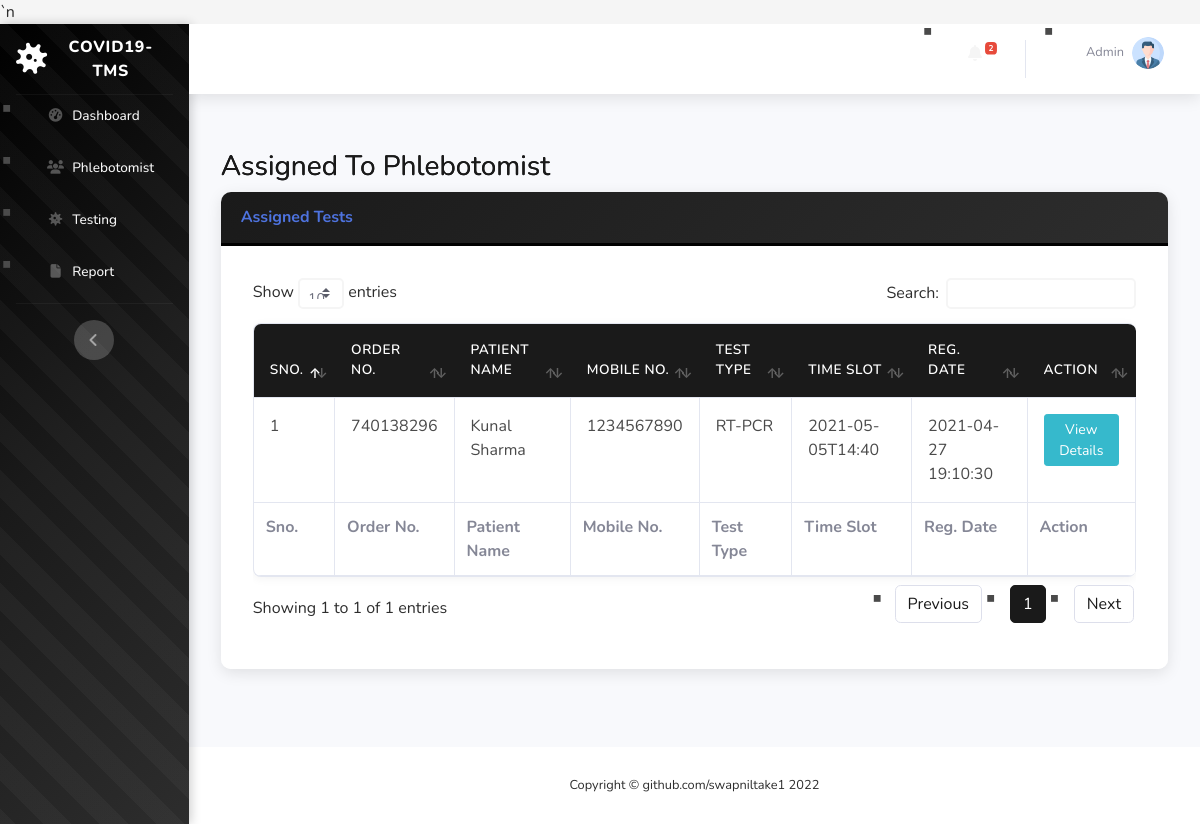
Page /covid-tms/assigned-test.php (signed in) on the committed database.
### tables this page shows
CREATE TABLE `tbltestrecord` (
  `id` int(11) NOT NULL,
  `OrderNumber` bigint(14) DEFAULT NULL,
  `PatientMobileNumber` bigint(14) DEFAULT NULL,
  `TestType` varchar(100) DEFAULT NULL,
  `TestTimeSlot` varchar(120) DEFAULT NULL,
  `ReportStatus` varchar(100) DEFAULT NULL,
  `FinalReport` varchar(150) DEFAULT NULL,
  `ReportUploadTime` varchar(200) DEFAULT NULL,
  `RegistrationDate` timestamp NULL DEFAULT current_timestamp(),
  `AssignedtoEmpId` varchar(150) DEFAULT NULL,
  `AssigntoName` varchar(180) DEFAULT NULL,
  `AssignedTime` varchar(100) DEFAULT NULL
);

CREATE TABLE `tblpatients` (
  `id` int(11) NOT NULL,
  `FullName` varchar(120) DEFAULT NULL,
  `MobileNumber` bigint(12) DEFAULT NULL,
  `DateOfBirth` date DEFAULT NULL,
  `GovtIssuedId` varchar(150) DEFAULT NULL,
  `GovtIssuedIdNo` varchar(150) DEFAULT NULL,
  `FullAddress` varchar(255) DEFAULT NULL,
  `State` varchar(200) DEFAULT NULL,
  `RegistrationDate` timestamp NOT NULL DEFAULT current_timestamp()
);

### covid-tms/assigned-test.php (the view, shortened to what this page needs)
<?php session_start();
include_once('includes/config.php');
if (strlen($_SESSION['aid']==0)) {
  header('location:logout.php');
  } else{
?>
<!DOCTYPE html>
<html lang="en">
<head>
    <link href="vendor/fontawesome-free/css/all.min.css" rel="stylesheet" type="text/css">
    <link href="css/sb-admin-2.min.css" rel="stylesheet">`n    <link href="css/custom-theme.css" rel="stylesheet">
    <link href="vendor/datatables/dataTables.bootstrap4.min.css" rel="stylesheet">
</head>
<body id="page-top">
    <div id="wrapper">
  <?php include_once('includes/sidebar.php');?>
        <div id="content-wrapper" class="d-flex flex-column">
            <div id="content">
<?php include_once('includes/topbar.php');?>
                <div class="container-fluid">
                    <h1 class="h3 mb-2 text-gray-800">Assigned To Phlebotomist</h1>
                    <div class="card shadow mb-4">
                        <div class="card-header py-3">
                            <h6 class="m-0 font-weight-bold text-primary">Assigned Tests</h6>
                        </div>
                        <div class="card-body">
                            <div class="table-responsive">
                                <form name="assignto" method="post">
                    <table class="table table-bordered" id="dataTable" width="100%" cellspacing="0">
                                    <thead>
                                        <tr>
                                            <th>Sno.</th>
                                            <th>Order No.</th>
                                            <th>Patient Name</th>
                                            <th>Mobile No.</th>
                                            <th>Test Type</th>
                                            <th>Time Slot</th>
                                            <th>Reg. Date</th>
                                            <th>Action</th>
                                        </tr>
                                    </thead>
                                      <tfoot>
                                            <tr>
                                            <th>Sno.</th>
                                            <th>Order No.</th>
                                            <th>Patient Name</th>
                                            <th>Mobile No.</th>
                                            <th>Test Type</th>
                                            <th>Time Slot</th>
                                            <th>Reg. Date</th>
                                            <th>Action</th>
                                        </tr>
                                    </tfoot>
                                    <tbody>
<?php $query=mysqli_query($con,"select tbltestrecord.OrderNumber,tblpatients.FullName,tblpatients.MobileNumber,tbltestrecord.TestType,tbltestrecord.TestTimeSlot,tbltestrecord.RegistrationDate,tbltestrecord.id as testid from tbltestrecord
join tblpatients on tblpatients.MobileNumber=tbltestrecord.PatientMobileNumber
where ReportStatus='Assigned'
    ");
$cnt=1;
while($row=mysqli_fetch_array($query)){
?>
                                        <tr>
                                            <td><?php echo $cnt;?></td>
                                            <td><?php echo $row['OrderNumber'];?></td>
                                            <td><?php echo $row['FullName'];?></td>
                                            <td><?php echo $row['MobileNumber'];?></td>
                                            <td><?php echo $row['TestType'];?></td>
                                            <td><?php echo $row['TestTimeSlot'];?></td>
                                             <td><?php echo $row['RegistrationDate'];?></td>
                                            <td>
                                <a href="test-details.php?tid=<?php echo $row['testid'];?>&&oid=<?php echo $row['OrderNumber'];?>" class="btn btn-info btn-sm">View Details</a>
                            </td>
                                        </tr>
<?php $cnt++;} ?>
                                    </tbody>
                                </table>
                                     </form>
                            </div>
                        </div>
                    </div>
                </div>
            </div>
    <?php include_once('includes/footer.php');?>
        </div>
    </div>
</body>
</html>
<?php } ?>

### covid-tms/includes/topbar.php (shortened to what this page needs)
      <nav class="navbar navbar-expand navbar-light bg-white topbar mb-4 static-top shadow">
            <?php if($_SESSION['aid']):?>
                    <ul class="navbar-nav ml-auto">
<?php $query=mysqli_query($con,"select * from tbltestrecord where ReportStatus is null");
$count=mysqli_num_rows($query);
?>
                        <li class="nav-item dropdown no-arrow mx-1">
                            <a class="nav-link dropdown-toggle" href="#" id="alertsDropdown" role="button"
                                data-toggle="dropdown" aria-haspopup="true" aria-expanded="false">
                                <i class="fas fa-bell fa-fw"></i>
                                <span class="badge badge-danger badge-counter"><?php echo $count;?></span>
                            </a>
                        </li>
                        <li class="nav-item dropdown no-arrow">
                            <a class="nav-link dropdown-toggle" href="#" id="userDropdown" role="button"
                                data-toggle="dropdown" aria-haspopup="true" aria-expanded="false">
                <?php
$adid=$_SESSION['aid'];
$ret1=mysqli_query($con,"select AdminName from tbladmin where ID='$adid'");
while($row1=mysqli_fetch_array($ret1)){
?>
                                <span class="mr-2 d-none d-lg-inline text-gray-600 small"><?php  echo $row1['AdminName'];?></span>
                           <?php } ?>
                                <img class="img-profile rounded-circle"
                                    src="img/profile.png">
                            </a>
                        </li>
                    </ul>
                <?php endif;?>
                </nav>

### covid-tms/css/custom-theme.css (style rules this page uses)
:root { --primary-black: #000000; --dark-gray: #1a1a1a; --medium-gray: #2d2d2d; --light-gray: #4a4a4a; --extra-light-gray: #6a6a6a; --off-white: #f5f5f5; --pure-white: #ffffff; --accent-gray: #808080; }
body { background-color: var(--off-white); color: var(--medium-gray); font-family: 'Nunito', -apple-system, BlinkMacSystemFont, 'Segoe UI', Roboto, sans-serif; }
.navbar-nav .nav-link { color: var(--off-white) !important; font-weight: 500; padding: 0.5rem 1rem !important; margin: 0 0.25rem; border-radius: 5px; transition: all 0.3s ease; }
.card { border: none; border-radius: 10px; box-shadow: 0 5px 20px rgba(0, 0, 0, 0.1); transition: all 0.3s ease; overflow: hidden; }
.card-header { background: linear-gradient(135deg, var(--dark-gray), var(--medium-gray)) !important; color: var(--pure-white) !important; font-weight: 600; padding: 1.25rem; border-bottom: 3px solid var(--primary-black); }
.card-body { background-color: var(--pure-white); padding: 2rem; }
.table { background-color: var(--pure-white); border-radius: 8px; overflow: hidden; box-shadow: 0 2px 10px rgba(0, 0, 0, 0.05); }
.table thead th { background-color: var(--dark-gray) !important; color: var(--pure-white) !important; border: none; font-weight: 600; text-transform: uppercase; font-size: 0.85rem; letter-spacing: 0.5px; padding: 1rem; }
.table tbody tr { border-bottom: 1px solid rgba(0, 0, 0, 0.05); transition: all 0.2s ease; }
.table tbody td { padding: 1rem; color: var(--light-gray); }
ul li { margin-bottom: 0.75rem; padding-left: 1.5rem; position: relative; }
ul li::before { content: '▪'; position: absolute; left: 0; color: var(--light-gray); font-size: 1.5rem; line-height: 1; }
.topbar { background-color: var(--pure-white) !important; box-shadow: 0 2px 10px rgba(0, 0, 0, 0.1); }
#content-wrapper { background-color: var(--off-white); }
.container-fluid { padding: 2rem; }
.card { background-color: var(--pure-white) !important; border: none !important; }
.text-gray-800 { color: var(--dark-gray) !important; }
#wrapper { background-color: var(--off-white); }
.shadow { box-shadow: 0 4px 15px rgba(0, 0, 0, 0.1) !important; }
h1, h2, h3 { background: linear-gradient(135deg, var(--primary-black), var(--light-gray)); -webkit-background-clip: text; background-clip: text; }
a { color: var(--light-gray); transition: all 0.3s ease; }
.small, small { color: var(--extra-light-gray); }

### rows in the picture
tbltestrecord: OrderNumber "740138296", tblpatients.FullName "Kunal Sharma", tblpatients.MobileNumber "1234567890", TestType "RT-PCR", TestTimeSlot "2021-05-05T14:40", RegistrationDate "2021-04-27 19:10:30"

### other values in the picture
$count "2"
$row1['AdminName'] "Admin"
